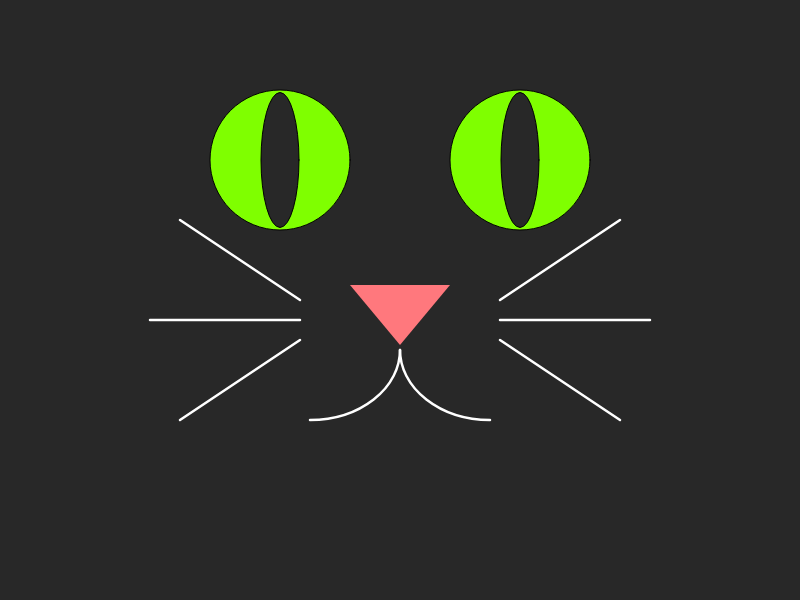
Frame 1 (no input)
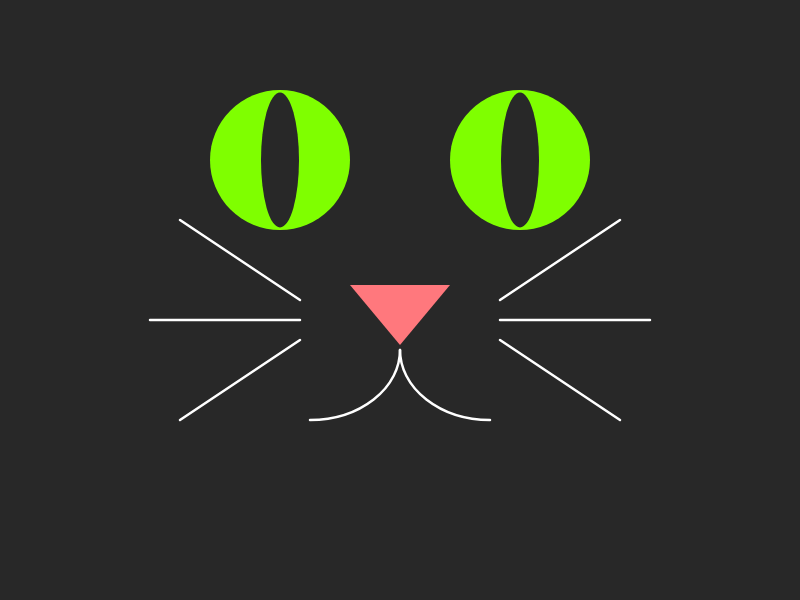
Frame 60 (no input)
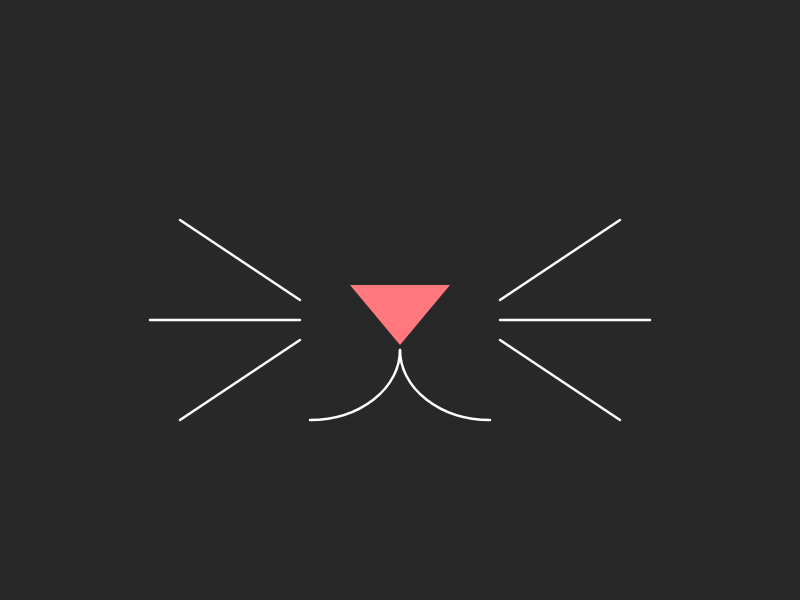
Frame 120 (the mouse pressed at the canvas centre since frame 60)

The p5.js sketch that drew these frames (run headless with seeded random() and noise() and a simulated clock; from frame 60 on, the mouse is pressed at the canvas centre):

// p5.js sketch
// ── sketch.js
function setup() {
  createCanvas(800, 600);
}

function draw() {
  background(40);
  push();
  translate(0, 0);

  // Coordenada aproximada do centro do nariz triangular
  let narizX = 400;
  let narizY = 315;
  
  // Distância do mouse até o centro do nariz para detectar o toque
  let distancia = dist(mouseX, mouseY, narizX, narizY);
  
  // Verifica se o mouse está "tocando" o nariz (raio aproximado de 55 pixels)
  let mouseNoNariz = distancia < 55;

  // Se o mouse estiver sobre o nariz, os olhos ficam pretos (40), senão ficam verdes
  if (mouseNoNariz) {
    fill(40); // Cor preta solicitada
  } else {
    fill(127, 255, 0); // Verde original
  }
  
  // Olhos
  circle(280, 160, 140);
  circle(520, 160, 140);

  // Pupilas
  fill(40);
  ellipse(280, 160, 38, 135);
  ellipse(520, 160, 38, 135);

  // Bigodes
  stroke(255);
  strokeWeight(2.5);

  line(300, 300, 180, 220);
  line(300, 320, 150, 320);
  line(300, 340, 180, 420);

  line(500, 300, 620, 220);
  line(500, 320, 650, 320);
  line(500, 340, 620, 420);

  // Boca
  noFill();
  arc(310, 350, 180, 140, 0, HALF_PI);
  arc(490, 350, 180, 140, HALF_PI, PI);

  // Nariz
  noStroke();
  fill(255, 120, 125);
  triangle(350, 285, 450, 285, 400, 345);

}
